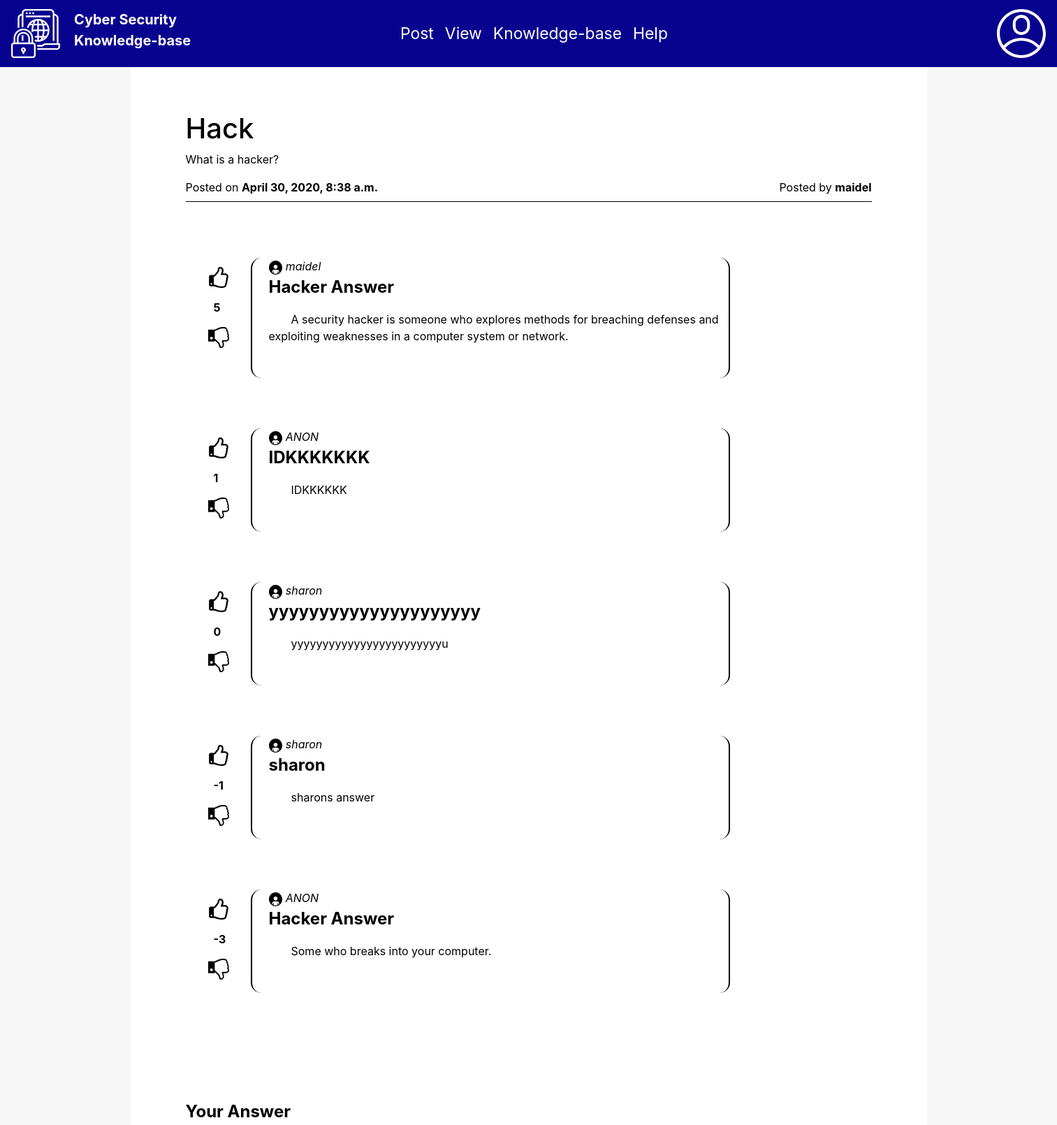
The app's page /question/8/hack (signed in, upper part), older data.
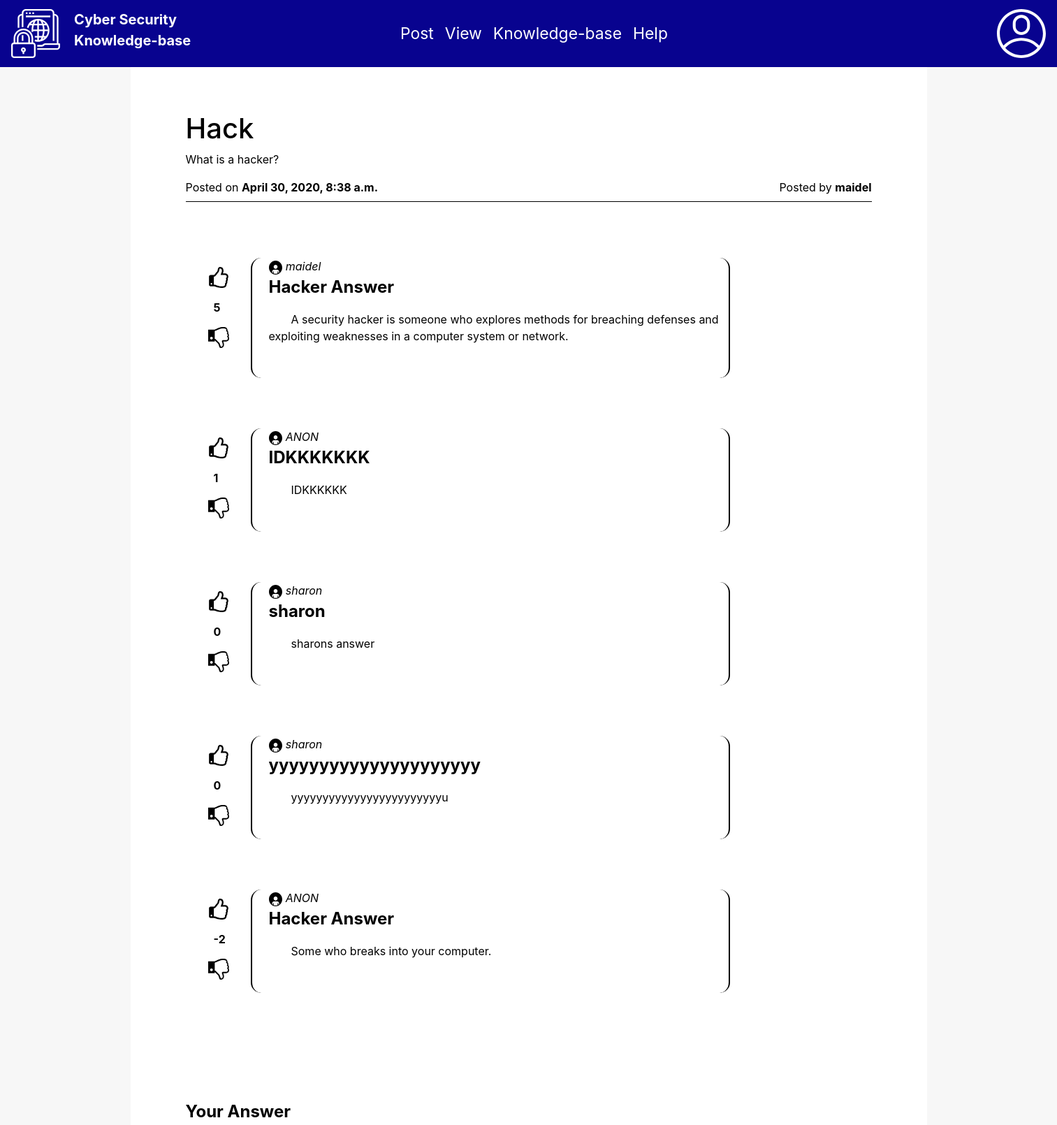
The same page, newer data.
### QuestionandAnswerForum/models.py (models this page shows, shortened)
class QuestionRelpy(models.Model):
    id = models.AutoField(primary_key = True)
    reply_header = models.CharField(max_length=120)
    content = models.TextField()
    submitted_by = models.ForeignKey(User, on_delete = models.PROTECT)
    reply_rank = models.IntegerField( default=0)
    question = models.ForeignKey(Question, on_delete = models.PROTECT)
    expertise_required = models.BooleanField(default = False)
    anonymous = models.BooleanField(default = True)
    slug = models.SlugField(max_length=40)
    def __str__(self):
        return str(self.reply_header)

### QuestionandAnswerForum/views.py (the view, shortened to what this page needs)
# urls.py: path('question/<int:question_id>/<slug:slug>', viewquestion),
def viewquestion(request, question_id, slug):
    if not request.user.is_authenticated:
       return redirect('http://127.0.0.1:8000/login')
    else:
        context = {}
        question = Question.objects.get(id=question_id, slug=slug)
        question_json = json.loads(serializers.serialize('json', [ question ]))[0]['fields']
        question_json['date_posted'] = question.date_posted
        question_json['qid'] = question.id
        question_json['question_text'] = question.content
        question_json['posted_by']=question.posted_by.username
        if(question.anonymous):
            question_json['posted_by']=question.posted_by.username
            question_json['posted_by']="ANON"
        else:
            question_json['posted_by']=question.posted_by.username
        context['question'] = question_json
        try:
            context['reply'] =  QuestionRelpy.objects.filter(question_id=question_id).order_by('-reply_rank')
            replylist= QuestionRelpy.objects.filter(question_id=question_id).order_by('-reply_rank')
            length=len(QuestionRelpy.objects.filter(question_id=question_id).order_by('-reply_rank'))
            nameslist=[]
            for i in range (0,(length)):
                if(context['reply'][i].anonymous == True):
                    nameslist.append(context['reply'][i].submitted_by.username)
                elif(context['reply'][i].anonymous==False):
                    nameslist.append("ANON")
            print(nameslist)
            context['replies']=zip(nameslist,replylist)
        except ObjectDoesNotExist:
            print("No Answers to this question")
        return render(request, 'view-question.html', context)

### QuestionandAnswerForum/templates/view-question.html (shortened to what this page needs)
{% extends 'base.html' %}
{% load static %}
  {% block body %}
	 <div class="container change-container-color">
     <div class="view-question">
        <h1>{{ question.question_title }}</h1>
        <p>{{ question.content|safe }}</p>
        <p class="questiondetails"><span style="float: left">Posted on <strong>{{ question.date_posted }}</strong></span><span style="float: right">Posted by <strong>{{ question.posted_by }}</strong></span></p>
      </div>
      {%for i,j in replies %}
      <div class="row change-margin">
        <div class="col-xs rate-margin">
             <p><a href="/questionreply/{{ j.id }}/{{ j.slug }}/upvote"><img src="{% static 'images/ups.svg' %}" width="30" height="30"></a></p>
             <p class="pl-2"><strong>{{j.reply_rank}}</strong></p>
               <p><a href="/questionreply/{{ j.id }}/{{ j.slug }}/downvote"><img src="{% static 'images/thumb-down.svg' %}" width="30" height="30"></a></p>
             </div>
            <div class="col">
     <div class="replies">
       <img src="{% static 'images/user.svg' %}" width="3%" height="3%">
       <span class="user-reply-name">{{i}}</span>
    <p class="reply-header"> {{j}}</p>
    <span class="reply-content">{{j.content}}</span>
</div>
    </div>
  </div>
 {% endfor %}
                <form class="answer"  method='POST'>
                  <p class="reply-header">Your Answer</p>
                  <label for="male">Make Post Anonymous</label><br>
                </form>
      {% endblock %}

Row changes from the older to the newer data that the page shows:
changed QuestionRelpy "sharons answer": reply_rank "-1" → "0"; moves up the list
changed QuestionRelpy "Some who breaks into your computer.": reply_rank "-3" → "-2"
